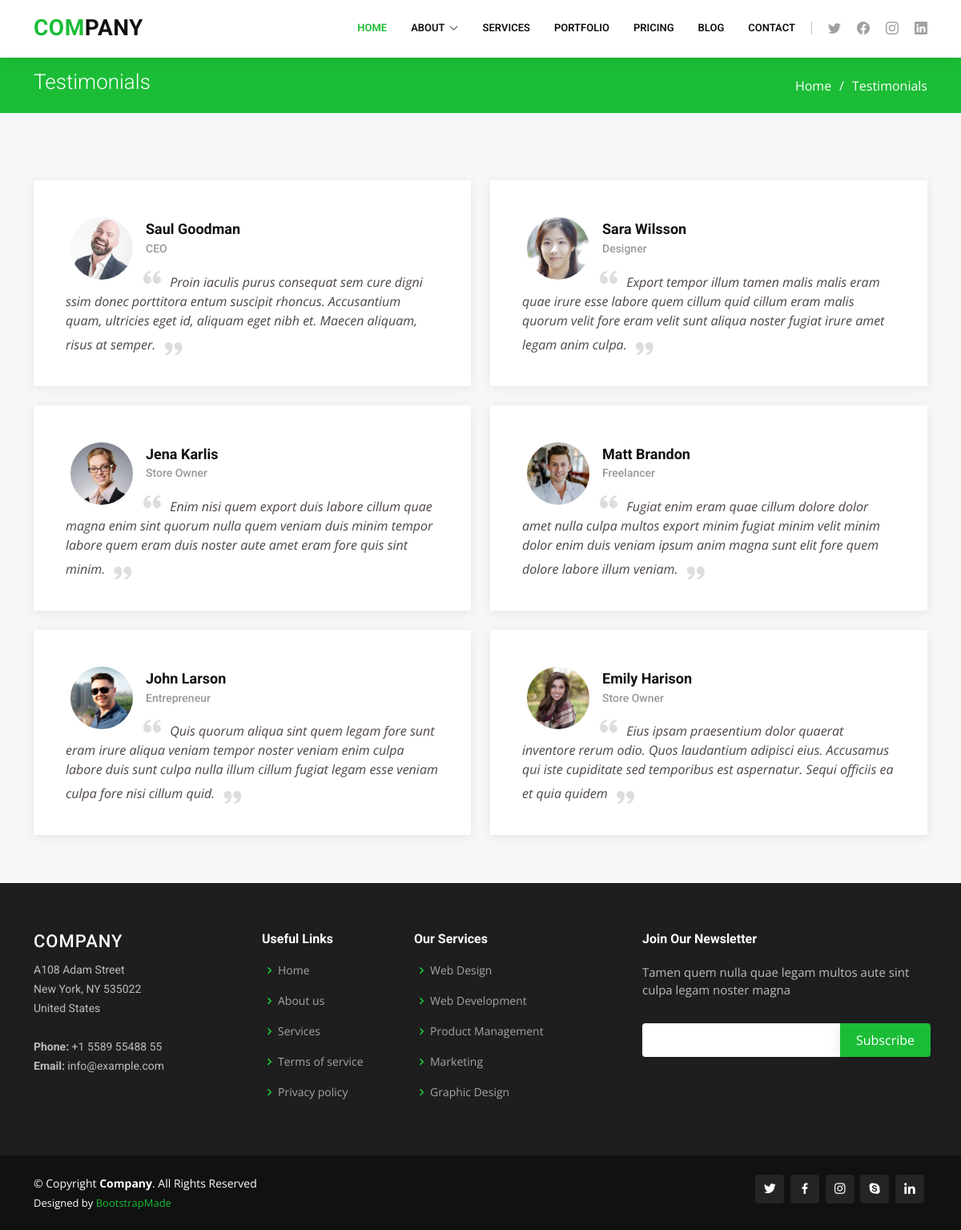
Page /testimonial/ on the committed database.
### main/models.py (models this page shows, shortened)
class Testomonial(models.Model):
    name = models.CharField(max_length=100, blank=False)
    designation = models.CharField(max_length=100, blank=True)
    image = models.ImageField(upload_to="testimonial", blank=True)
    description = models.CharField(max_length=500, blank=True)

### main/views.py (the view)
# urls.py: path('testimonial/', views.testimonials, name='testimonial'),
def testimonials(request):
    testimonial = Testomonial.objects.all()
    context = {
        'testimonial':testimonial,
    }
    return render(request, 'main/testimonials.html', context=context)

### templates/main/testimonials.html
{% extends 'base.html' %}
{% block content %}
<main id="main">
  <section id="breadcrumbs" class="breadcrumbs">
    <div class="container">
      <div class="d-flex justify-content-between align-items-center">
        <h2>Testimonials</h2>
        <ol>
          <li><a href="{% url 'index' %}">Home</a></li>
          <li>Testimonials</li>
        </ol>
      </div>
    </div>
  </section>
  <section id="testimonials" class="testimonials section-bg">
    <div class="container">
      <div class="row">
        {% for t in testimonial %}
        <div class="col-lg-6" data-aos="fade-up" data-aos-delay="100">
          <div class="testimonial-item mt-4">
            <img src="{{t.image.url}}" class="testimonial-img" alt="">
            <h3>{{t.name}}</h3>
            <h4>{{t.designation}}</h4>
            <p>
              <i class="bx bxs-quote-alt-left quote-icon-left"></i>
              {{t.description}}
              <i class="bx bxs-quote-alt-right quote-icon-right"></i>
            </p>
          </div>
        </div>
        {% endfor %}
      </div>
    </div>
  </section>
</main>
{% endblock %}

### static/css/style.css (style rules this page uses)
body { font-family: "Open Sans", sans-serif; color: #4d4643; }
a { color: #1bbd36; text-decoration: none; }
h1, h2, h3, h4, h5, h6 { font-family: "Roboto", sans-serif; }
section { padding: 60px 0; overflow: hidden; }
.section-bg { background-color: #f7f7f7; }
.breadcrumbs { padding: 15px 0; background: #1bbd36; min-height: 40px; margin-top: 72px; }
.breadcrumbs h2 { font-size: 26px; font-weight: 300; color: #fff; }
.breadcrumbs ol { display: flex; flex-wrap: wrap; list-style: none; padding: 0; margin: 0; color: #fff; }
.breadcrumbs ol a { color: #fff; }
.breadcrumbs ol li + li { padding-left: 10px; }
.breadcrumbs ol li + li::before { display: inline-block; padding-right: 10px; color: #fff; content: "/"; }
.testimonials .testimonial-item { box-sizing: content-box; padding: 40px; box-shadow: 0px 2px 12px rgba(0, 0, 0, 0.08); position: relative; background: #fff; }
.testimonials .testimonial-item .testimonial-img { width: 90px; border-radius: 50px; border: 6px solid #fff; float: left; margin: 0 10px 0 0; }
.testimonials .testimonial-item h3 { font-size: 18px; font-weight: bold; margin: 10px 0 5px 0; color: #111; }
.testimonials .testimonial-item h4 { font-size: 14px; color: #999; margin: 0; }
.testimonials .testimonial-item .quote-icon-left, .testimonials .testimonial-item .quote-icon-right { color: #dddddd; font-size: 26px; }
.testimonials .testimonial-item .quote-icon-left { display: inline-block; left: -5px; position: relative; }
.testimonials .testimonial-item .quote-icon-right { display: inline-block; right: -5px; position: relative; top: 10px; }
.testimonials .testimonial-item p { font-style: italic; margin: 15px 0 0 0; padding: 0; }

### rows in the picture
Testomonial: image (picture), name "Saul Goodman", designation "CEO", description "Proin iaculis purus consequat sem cure digni ssim donec porttitora entum suscipit rhoncus. Accusantium quam, ultricies eget id, aliquam eget nibh et. Maecen aliquam, risus at semper."
Testomonial: image (picture), name "Sara Wilsson", designation "Designer", description "Export tempor illum tamen malis malis eram quae irure esse labore quem cillum quid cillum eram malis quorum velit fore eram velit sunt aliqua noster fugiat irure amet legam anim culpa."
Testomonial: image (picture), name "Jena Karlis", designation "Store Owner", description "Enim nisi quem export duis labore cillum quae magna enim sint quorum nulla quem veniam duis minim tempor labore quem eram duis noster aute amet eram fore quis sint minim."
Testomonial: image (picture), name "Matt Brandon", designation "Freelancer", description "Fugiat enim eram quae cillum dolore dolor amet nulla culpa multos export minim fugiat minim velit minim dolor enim duis veniam ipsum anim magna sunt elit fore quem dolore labore illum veniam."
Testomonial: image (picture), name "John Larson", designation "Entrepreneur", description "Quis quorum aliqua sint quem legam fore sunt eram irure aliqua veniam tempor noster veniam enim culpa labore duis sunt culpa nulla illum cillum fugiat legam esse veniam culpa fore nisi cillum quid."
Testomonial: image (picture), name "Emily Harison", designation "Store Owner", description "Eius ipsam praesentium dolor quaerat inventore rerum odio. Quos laudantium adipisci eius. Accusamus qui iste cupiditate sed temporibus est aspernatur. Sequi officiis ea et quia quidem"
